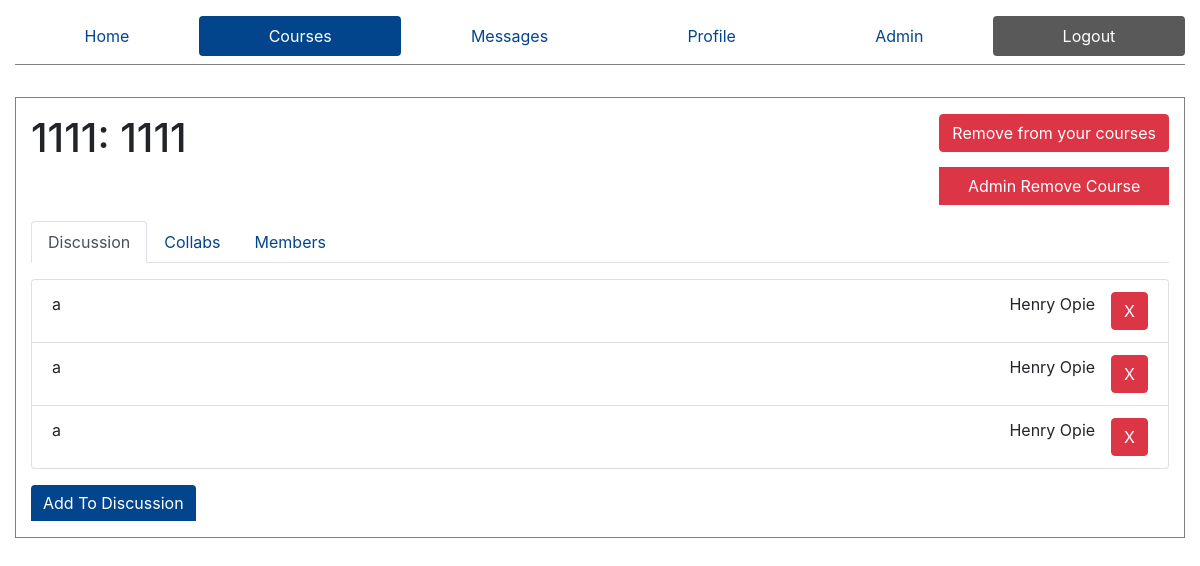
Screenshot of /courses/1111 (signed in) with the database file from the repository.
### ed/models.py (models this page shows)
class Course(models.Model):
    courseCode = models.CharField(max_length=20, default="Course Code")
    courseName = models.CharField(max_length=50, default="CourseName")
    members = models.ManyToManyField(Profile, through="MemberShip", through_fields=("course", "person"))

class Discussion(models.Model):
    course = models.ForeignKey(Course, on_delete=models.CASCADE, null=True)
    sender = models.ForeignKey(Profile,on_delete=models.CASCADE,null=True)
    body = models.TextField()

class Profile(models.Model):
    user = models.OneToOneField(User, on_delete=models.CASCADE, related_name='+', default=1)
    FirstName = models.CharField(max_length=50,default='firstname')
    LastName = models.CharField(max_length=50,default='lastname')
    is_admin = models.BooleanField('Is admin', default=False)

### ed/views.py (the view, shortened to what this page needs)
# urls.py: path('courses/<slug:code>', views.singleCourse, name="Course"),
def singleCourse(request, code):
    is_admin = False
    p = Profile.objects.get(user=request.user)
    if p.is_admin:
        is_admin = True
    if not request.POST:
        try:
            course = Course.objects.get(courseCode=code)
        except:
            course = None
        try:
            resources = Resource.objects.filter(course=course)
            resources = resources.all()
        except:
            resources = None
        try:
            userProfile = Profile.objects.get(user=request.user)
            exist = MemberShip.objects.filter(person=userProfile, course=course)
            if exist:
                subscribed = True
            else:
                subscribed = False
        except:
            subscribed = False
        members = MemberShip.objects.filter(course=course)
        profileIds = members.values_list('person', flat=True)
        profiles = Profile.objects.filter(id__in=profileIds)
        discussions = Discussion.objects.filter(course=course)
        context = {
            'course': course,
            'active': 'courses',
            'resources': resources,
            'subscribed': subscribed,
            'profiles': profiles,
            'discussions': discussions.all(),
            'is_admin': is_admin
        }
        return render(request, 'course.html', context=context)

### templates/course.html (shortened to what this page needs)
{% extends "core.html" %}
{% block content %}
    {% if course %}
    <div class="row">
        <div class="col-6">
            <div class="title" style="display: flex;">
                <h1 role="heading" aria-level="1">
                    {{course.courseCode}}:
                    {{course.courseName}}
                </h1>
            </div>
        </div>
        <div class="col-6" style="display: flex;">
            <div class='action-buttons btn-group-vertical'>
                <form action="/courses/{{course.courseCode}}" method="post" style="margin-left: auto">
                        {% if subscribed %}
                            <button type="submit" name="code" value="{{course.courseCode}}" class="btn btn-danger" role="button">
                            Remove from your courses
                        {% else %}
                            <button type="submit" name="code" value="{{course.courseCode}}" class="btn btn-primary" role="button">
                            Add to your courses
                        {% endif %}
                    </button>
                </form>
                {% if is_admin %}
                <button type="button" class="btn btn-danger" data-toggle="modal" data-target="#adminModal" role="button">
                Admin Remove Course
                </button>
    {% endif %}
    </div>
    </div>
    </div>
    {% else %}
        <h1 role="heading">Course Not Found</h1>
    {% endif %}
    <div role='navigation'>
    <ul class="nav nav-tabs" id="myTab" role="tablist" >
        <li class="nav-item" role="tab">
            <a class="nav-link active" id="discussion-tab" data-toggle="tab" href="#discussion" role="tab" aria-controls="discussion" aria-selected="true" tab-index="0">Discussion</a>
        </li>
         <li class="nav-item" role="tab">
            <a class="nav-link" id="resources-tab" data-toggle="tab" href="#resources" role="tab" aria-controls="resources" aria-selected="false" tab-index="1">Collabs</a>
        </li>
         <li class="nav-item"  role="tab">
            <a class="nav-link" id="members-tab" data-toggle="tab" href="#members" role="tab" aria-controls="members" aria-selected="false" tab-index="2">Members</a>
        </li>
    </ul>
    </div>
    <div class="row">
    <div class="tab-content col-12" id="myTabContent">
        <div class="tab-pane show active" id="discussion" role="tabpanel" aria-labelledby="discussion-tab">
            {% if discussions %}
            <ul class="list-group" style="margin-bottom: 1rem;" role="tablist">
                {% for discussion in discussions %}
                        <li class="list-group-item message" role="tab">
                            <div class="message-body">
                                {{discussion.body}}
                            </div>
                            <div class="message-sender">
                                {{discussion.sender.FirstName}} {{discussion.sender.LastName}}
                            </div>
                            {% if is_admin %}
                                <div class="admin-delete btn btn-danger">
                                    X
                                </div>
                            {% endif %}
                        </li>
                {% endfor %}
            </ul>
            {% endif %}
        <button type="button" class="btn btn-primary" data-toggle="modal" data-target="#discussionModal">
            Add To Discussion
        </button>
        </div>
    </div>
    </div>
</body>
{% endblock %}

### ed/static/styles.css (style rules this page uses)
.message { display: flex; flex-direction: row; }
.message .message-body { flex: 60%; }
.message .message-sender { flex: 40%; text-align: right; }
.nav { margin-bottom: 1rem; }
.action-buttons { margin-left: auto; }
.action-buttons .btn { margin-left: auto; margin-bottom: 1rem; }
.message { display: flex; }
.message .btn { margin-left: auto; }
.btn-primary { border: unset; border: 0.25rem !important; border-top-left-radius: 0.25rem !important; border-bottom-left-radius: 0 !important; border-bottom-right-radius: 0 !important; }
.admin-delete { margin-left: 1rem !important; }

### rows the page displays
Course: courseCode "1111", courseName "1111"
Discussion: body "a", sender.FirstName "Henry", sender.LastName "Opie"
Discussion: body "a", sender.FirstName "Henry", sender.LastName "Opie"
Discussion: body "a", sender.FirstName "Henry", sender.LastName "Opie"
